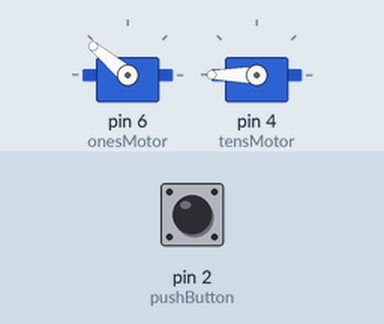
Simulated run of this sketch. Board: Arduino Uno, built with avr-gcc and run on an emulated ATmega328P. On the bench: 2 × servo. The test bench sets the inputs (shaded band); at power-on: pin 2 (pushButton) HIGH. Random numbers use the default seed unless the sketch sets one.

Above: at 1.2 s.
1.3 s: pin 2 (pushButton) pulled LOW for 0.15 s
At 3.2 s:
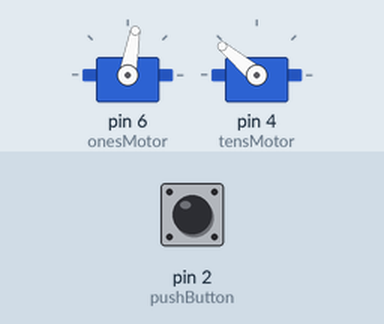
3.6 s: pin 2 (pushButton) pulled LOW for 1 s
At 5.6 s:
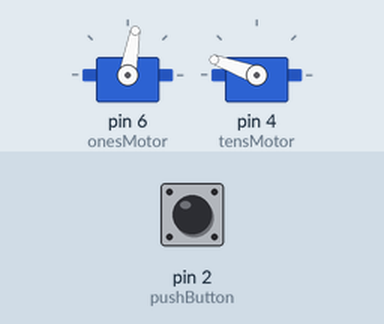
6.7 s: pin 2 (pushButton) pulled LOW for 0.15 s
At 8.5 s:
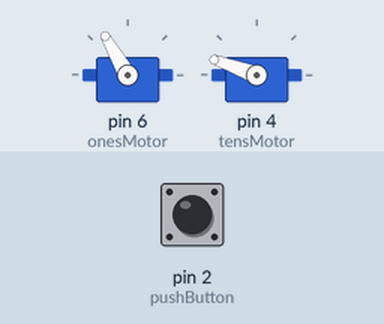
9.0 s: pin 2 (pushButton) pulled LOW for 3.2 s
At 13.3 s:
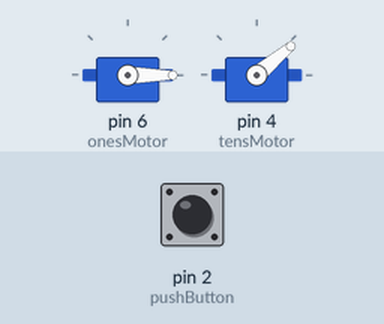
13.7 s: pin 2 (pushButton) pulled LOW for 0.15 s
At 15.0 s:
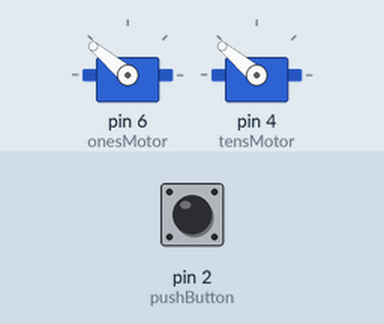
16.0 s: pin 2 (pushButton) pulled LOW for 1 s
At 18.6 s:
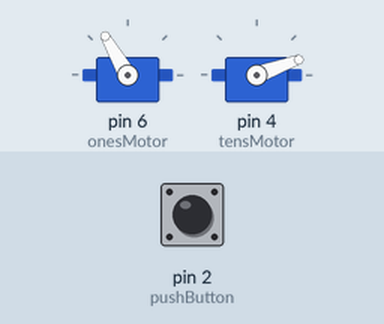
Timing chart, 0 to 20.1 s (numbered marks = the images above; inputs shaded):
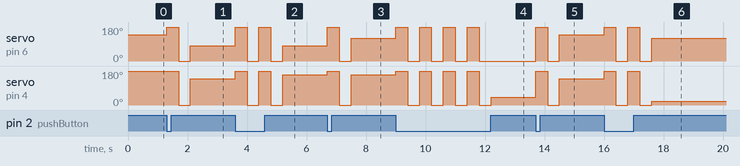

Measured:
- after the input at 1.3 s, servo on pin 6 (onesMotor): 140° → 180° at once, → 0° 0.40 s later, → 80° 0.40 s later; servo on pin 4 (tensMotor): 180° → 0° after 0.40 s, → 140° 0.40 s later
- after the input at 3.6 s, servo on pin 6 (onesMotor): 80° → 180° at once, → 0° 0.40 s later, → 180° 0.40 s later, → 0° 0.40 s later, … (5 changes in this stretch); servo on pin 4 (tensMotor): 140° → 180° at once, → 0° 0.40 s later, → 180° 0.40 s later, → 0° 0.40 s later, … (5 changes in this stretch)
- after the input at 6.7 s, servo on pin 6 (onesMotor): 80° → 180° at once, → 0° 0.40 s later, → 120° 0.40 s later; servo on pin 4 (tensMotor): 160° → 180° at once, → 0° 0.40 s later, → 160° 0.40 s later
- after the input at 9.0 s, servo on pin 6 (onesMotor): alternates 180° for 0.40 s and 0° for 0.40 s, 8 changes in all, then stays 0°, starting at once; servo on pin 4 (tensMotor): 160° → 180° at once, then repeats every 0.80 s: 0° 0.40 s, 180° 0.40 s, until it stays 40° from 12.2 s
- after the input at 13.7 s, servo on pin 6 (onesMotor): 0° → 180° at once, → 0° 0.40 s later, → 140° 0.40 s later; servo on pin 4 (tensMotor): 40° → 180° at once, → 0° 0.40 s later, → 140° 0.40 s later
- after the input at 16.0 s, servo on pin 6 (onesMotor): 140° → 180° at once, → 0° 0.40 s later, → 180° 0.40 s later, → 0° 0.40 s later, … (5 changes in this stretch); servo on pin 4 (tensMotor): 140° → 180° at once, → 0° 0.40 s later, → 180° 0.40 s later, → 0° 0.40 s later, … (5 changes in this stretch)

The sketch:

SevenSegmentRandom.ino
```cpp
 /*
  7 Segment Random Number Generator
  Uses a button input to trigger a random number generator
  This code works with up to 3 modules but you can add as many as you would like of course!
  This can be used as a dice to play board games, or whatever else you think might be fun.
 */

#include <Servo.h>

// digital pin 2 has a pushbutton attached to it. Give it a name:
int pushButton = 2;

Servo onesMotor;
Servo tensMotor;

// the setup routine runs once when you press reset:
void setup() {
  onesMotor.write(7*20);
  tensMotor.write(9*20);

  onesMotor.attach(6);
  tensMotor.attach(4);

  // initialize serial communication at 9600 bits per second:
  Serial.begin(9600);
  // make the pushbutton's pin an input:
  pinMode(pushButton, INPUT_PULLUP);
}

// the loop routine runs over and over again forever:
void loop() {
  // read the input pin:
  int buttonState = digitalRead(pushButton);

  if(buttonState == 0){ //May need to change this depending on how you've wired your button

    //Create a random scrolling effect
    onesMotor.write(9*20);
    tensMotor.write(9*20);
    delay(400);
    onesMotor.write(0);
    tensMotor.write(0);
    delay(400);

    //Select a random number and show it
    onesMotor.write(random(0,9)*20);
    tensMotor.write(random(0,9)*20);
  }

}
```
